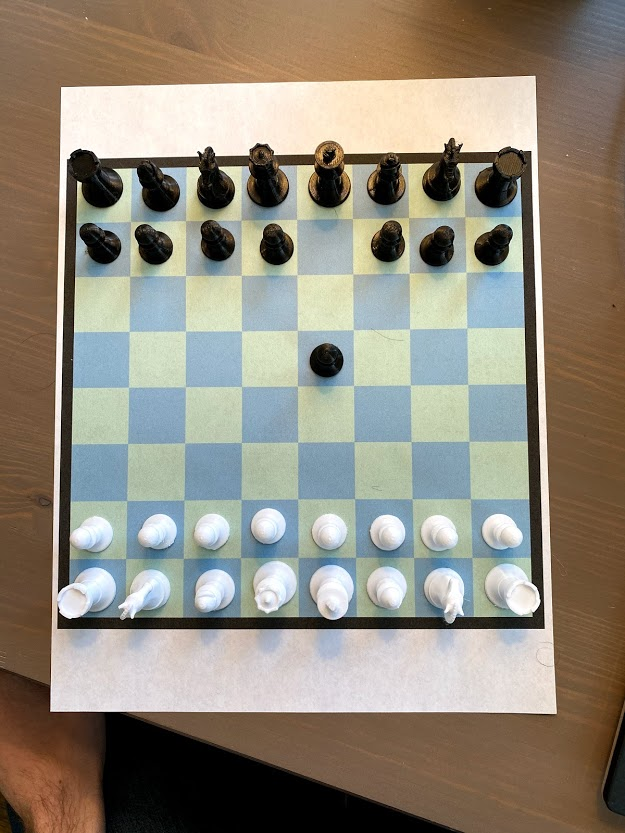
#> input picture images/blackonblack.jpg, 625 x 833 px
$ python find_chessboard.py --move ../images/blackonblack.jpg --previous ../images/blackonwhite.jpg
#> lines starting #> are read from the running program, lines starting #| are printed output that depends on the picture; after the words box and inside, x2 and y2 are one past the last pixel; in counts of white or black regions, pixels touching at a corner belong together
#> further down, move is the input picture: shape (833, 625, 3); mean B, G, R 124.7, 138.3, 145.3
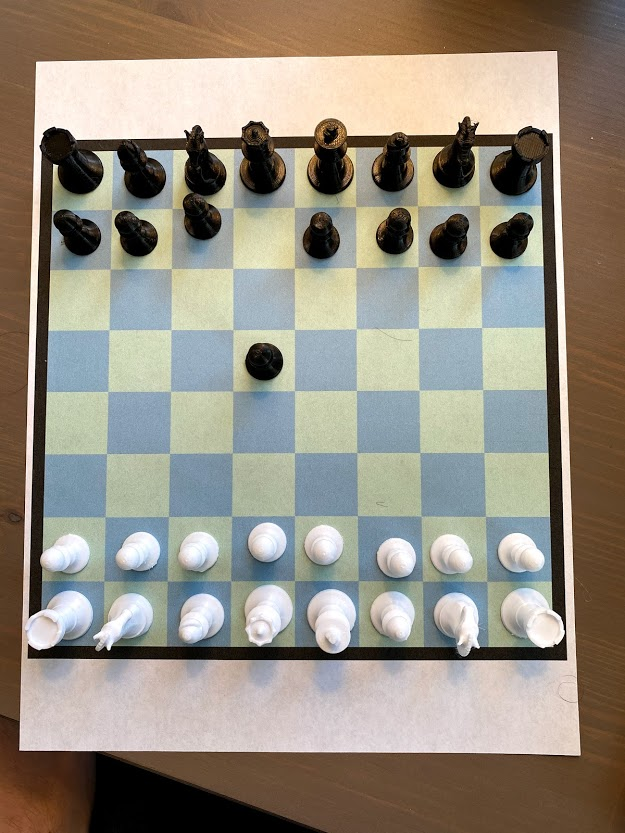
#> input picture images/blackonwhite.jpg, 625 x 833 px
#> further down, prev is the input picture: shape (833, 625, 3); mean B, G, R 129.2, 141.9, 149
### chessbot/cvutil/chessboard_cv.py
import chessbot.cvutil.transform as transform
import numpy as np
import cv2
import imutils
from .HoughBundler import HoughBundler


def find_largest_contour(bin_image):
    contours, hierarchy = cv2.findContours(bin_image, cv2.RETR_TREE, cv2.CHAIN_APPROX_SIMPLE)
    max_cnt_area = 0
    best_cnt = None
    for cnt in contours:
        area = cv2.contourArea(cnt)
        if area > 1000:
            if area > max_cnt_area:
                max_cnt_area = area
                best_cnt = cnt

    return best_cnt

def outline_contour(bin_image, contour):
    # outline largest contour, return
    return cv2.drawContours(np.zeros((bin_image.shape), np.uint8), [contour], 0, 255, 1)

def crop_to_chessboard(image, bin_thresh=180, border_size=3, output_size=600,debug=False):
    # grayscale, threshold to find white, then find the contour of the white background
#> called with bin_thresh = 180, border_size = 3, output_size = 600, debug = False
    gray = cv2.cvtColor(image, cv2.COLOR_BGR2GRAY)
    ret, thresh = cv2.threshold(gray, bin_thresh, 255, cv2.THRESH_BINARY)
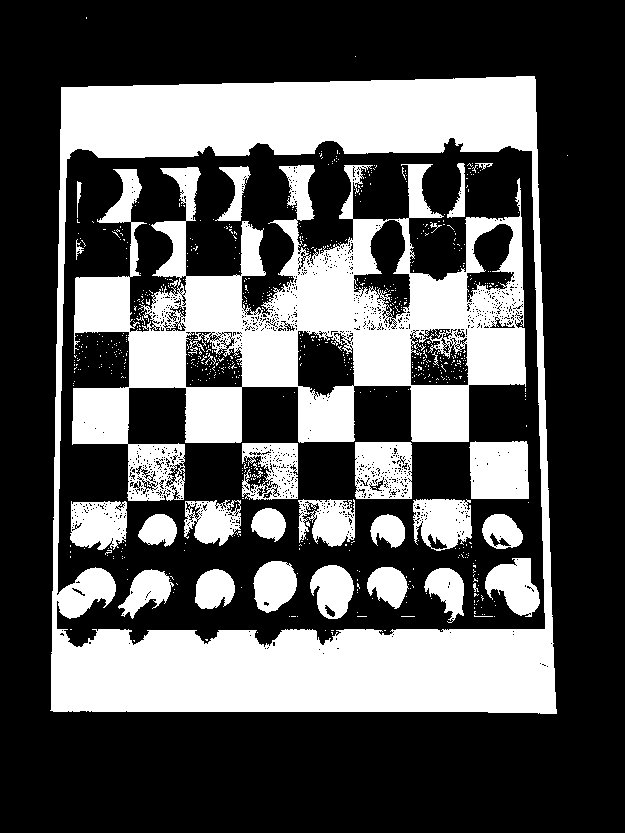
#> thresh: shape (833, 625); 33.9% white; 732 white regions (699 under 20 px)
#> ret = 180
    bg_contour = find_largest_contour(thresh)
#> in find_largest_contour, `contours, hierarchy = cv2.findContours(bin_image, cv2.RETR_TREE, cv2.C..`: contours = 2667 contours, 2576 with area under 20; largest, box (x1, y1, x2, y2) and area: (50, 76, 557, 714) 307558, (56, 137, 546, 648) 227900, (72, 164, 526, 501) 74096, (469, 441, 529, 499) 3197, (355, 442, 412, 499) 3118
#> the loop in find_largest_contour, `for cnt in contours:` made 2667 passes
#> (area, max_cnt_area) on pass 2: (307557.5, 307557.5)
#> area on passes 28, 30: 42, 227900.5
#> after the loop in find_largest_contour, `for cnt in contours:`: best_cnt = contour of 135 points, box (x1, y1, x2, y2) (50, 76, 557, 714), area 307558; max_cnt_area = 307557.5
#> bg_contour has the same summary as best_cnt in find_largest_contour
    if (bg_contour is None):
        return False, None

    # mask the image to the white background
    mask = np.ones((gray.shape), np.uint8) * 255
    cv2.drawContours(mask, [bg_contour], 0, 0, -1)
#> mask: shape (833, 625); 40.7% white; 1 white region, box (x1, y1, x2, y2) and area: (0, 0, 625, 833) 211947
    cv2.drawContours(mask, [bg_contour], 0, 255, 3)
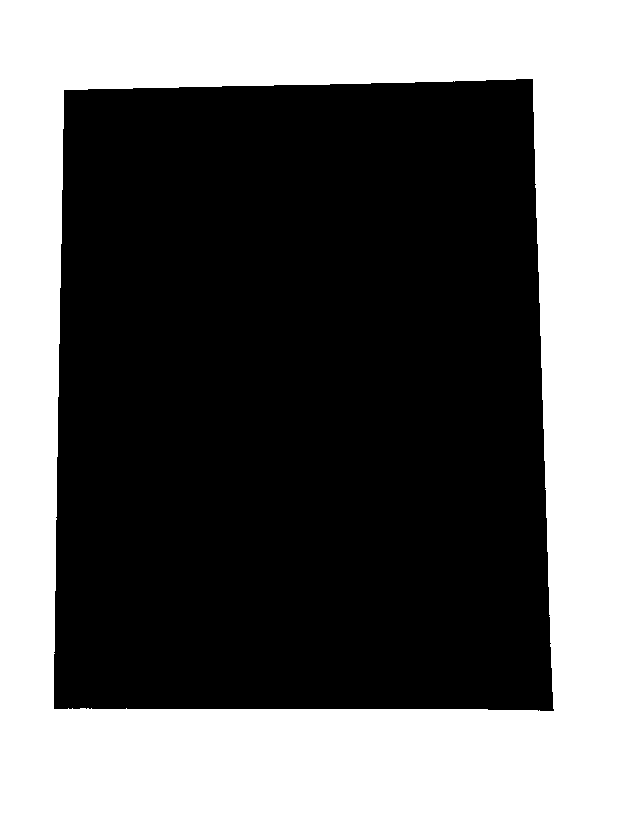
#> mask: shape (833, 625); 42% white; 1 white region, box (x1, y1, x2, y2) and area: (0, 0, 625, 833) 218639
    masked = cv2.bitwise_or(gray, mask)
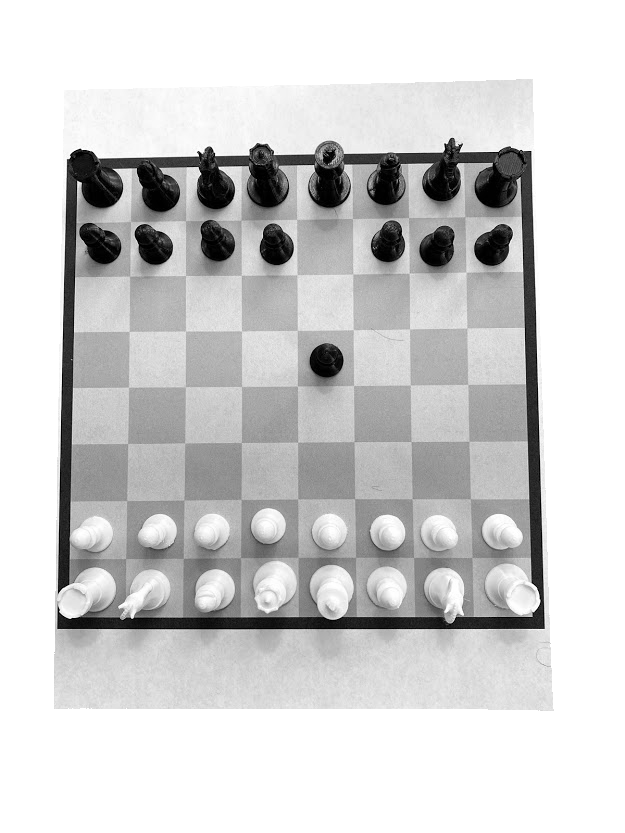
#> masked: shape (833, 625); min 0, max 255, mean 207.3

    # inv threshold to find black in the image, initialize board_outlined
    ret, board_outlined = cv2.threshold(masked, 100, 255, cv2.THRESH_BINARY_INV)
#> board_outlined: shape (833, 625); 7.8% white; 105 white regions (89 under 20 px), largest, box (x1, y1, x2, y2) and area: (57, 138, 545, 629) 31420, (79, 223, 121, 266) 1188, (474, 224, 513, 266) 1140

    # iteratively dilate, threshold dilation, find largest contour, find outline
    kernel_size = 9
    kernel = np.ones((kernel_size, kernel_size), np.uint8)
    iterations = 4
    board_cnt = None
    for _ in range(iterations):
        dilated = cv2.dilate(board_outlined, kernel)
        ret, thresh = cv2.threshold(dilated, 10, 255, cv2.THRESH_BINARY)
        board_cnt = find_largest_contour(thresh)
        board_outlined = outline_contour(thresh, board_cnt)
#> this loop made 4 passes
#> pass 1, in crop_to_chessboard, `dilated = cv2.dilate(board_outlined, kernel)`:
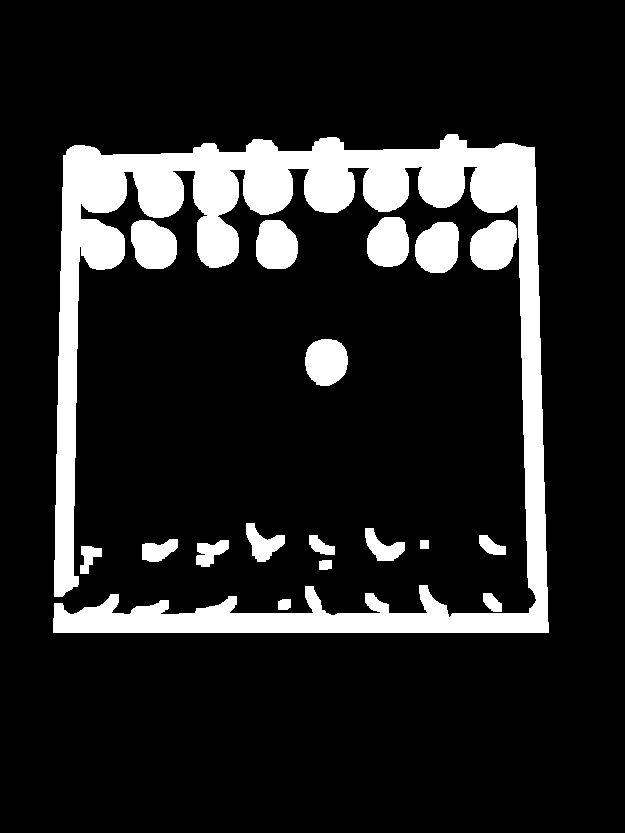
#> dilated: shape (833, 625); 13.9% white; 18 white regions, largest, box (x1, y1, x2, y2) and area: (53, 134, 549, 633) 57408, (470, 220, 517, 270) 1854, (415, 222, 459, 273) 1831
#> after the loop: board_outlined: shape (833, 625); 0.4% white in thin lines or dots, all inside (x1, y1, x2, y2) = (41, 122, 561, 645)
#> after the loop: dilated: shape (833, 625); 3.7% white; 1 white region, box (x1, y1, x2, y2) and area: (41, 122, 561, 645) 19224

    # fill the contour of the board, then iteratively erode to reach original board size pre-dilation
    board_filled = cv2.drawContours(np.zeros((gray.shape), np.uint8), [board_cnt], 0, 255, -1)
#> board_filled: shape (833, 625); 50% white; 1 black region, box (x1, y1, x2, y2) and area: (0, 0, 625, 833) 260146
    for _ in range(iterations):
        board_filled = cv2.erode(board_filled, kernel)
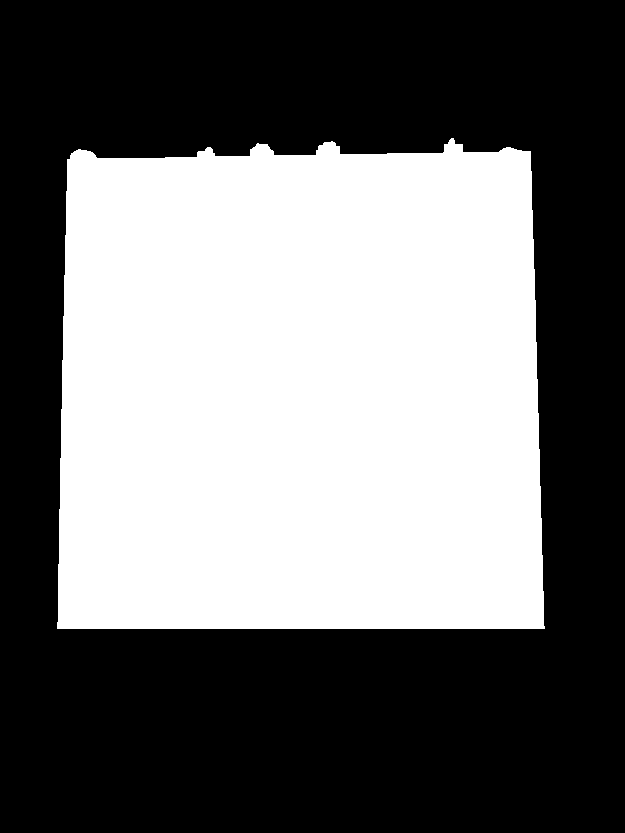
#> board_filled: shape (833, 625); 43.5% white; 1 white region

    # find the contour of the filled board post-erosion
    board_cnt = find_largest_contour(board_filled)
#> in find_largest_contour (call 6), `contours, hierarchy = cv2.findContours(bin_image, cv2.RETR_TREE, cv2.C..`: contours = 1 contour; box (x1, y1, x2, y2) and area: (57, 138, 545, 629) 225610
#> board_cnt = contour of 165 points, box (x1, y1, x2, y2) (57, 138, 545, 629), area 225610
    if (board_cnt is None):
        return False, None
    board_outlined = outline_contour(board_filled, board_cnt)
#> in outline_contour (call 5), `return cv2.drawContours(np.zeros((bin_image.shape), np.uint8), [contou..`:
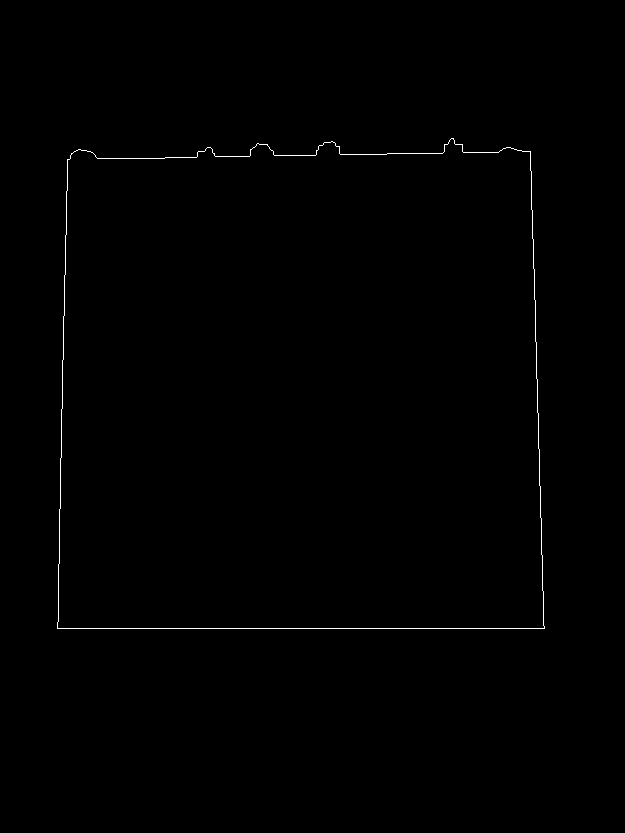
#> returned value: shape (833, 625); 0.38% white in thin lines or dots, all inside (x1, y1, x2, y2) = (57, 138, 545, 629)

    # find lines on the board outline using HoughLinesP (the edges), then clean up using HoughBundler
    lines = cv2.HoughLinesP(board_outlined, rho=1.1, theta=np.pi/180, threshold=100, minLineLength=50, maxLineGap=100)
#> lines = [[57, 628, 544, 628], [67, 159, 530, 151], [58, 621, 64, 275], [535, 338, 543, 594], [530, 152, 537, 380]]
#> (the run stopped early here; a loop or call above may not have finished)
